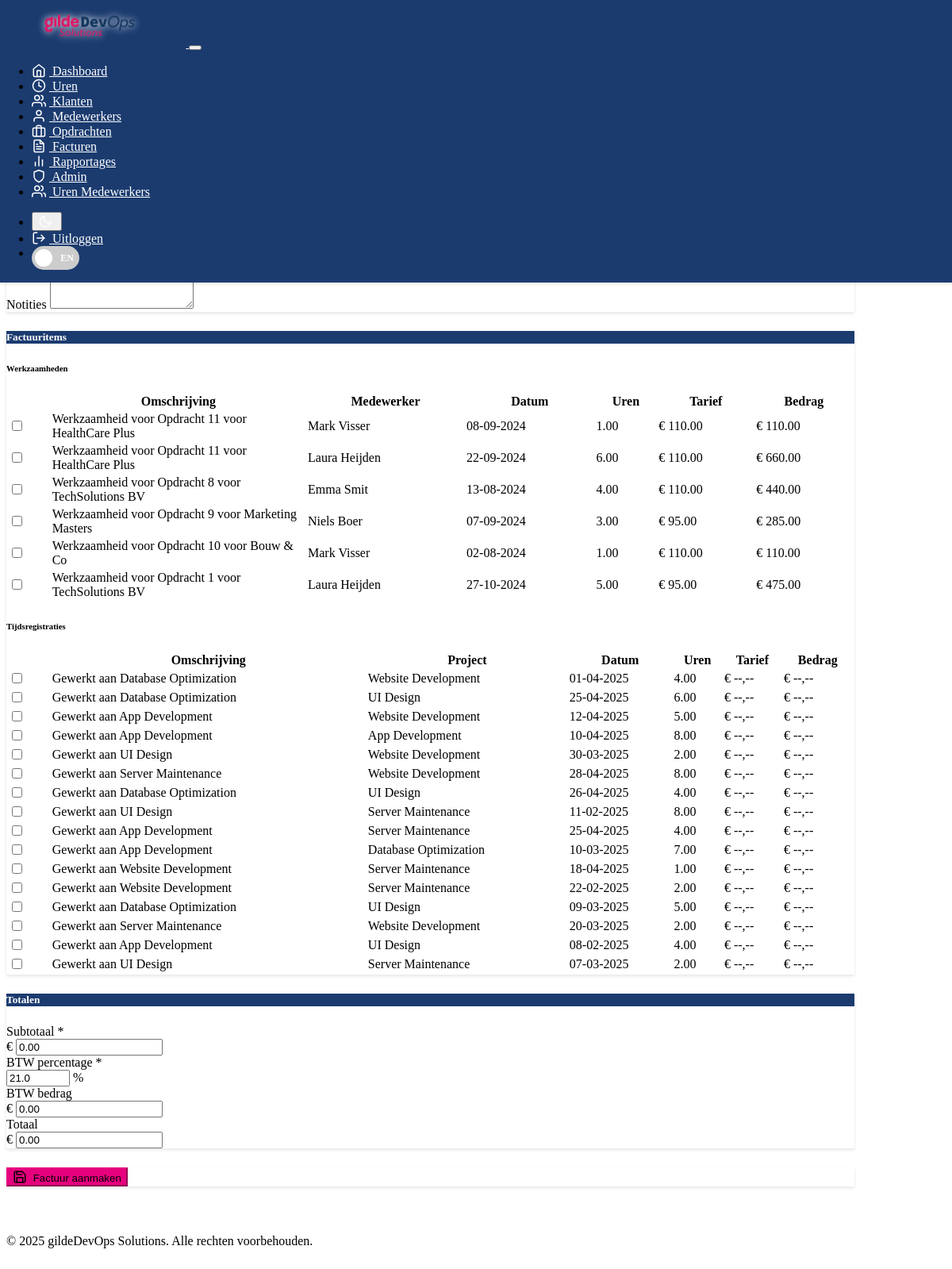
Before: /factuur/nieuw (signed in) with the older database file.
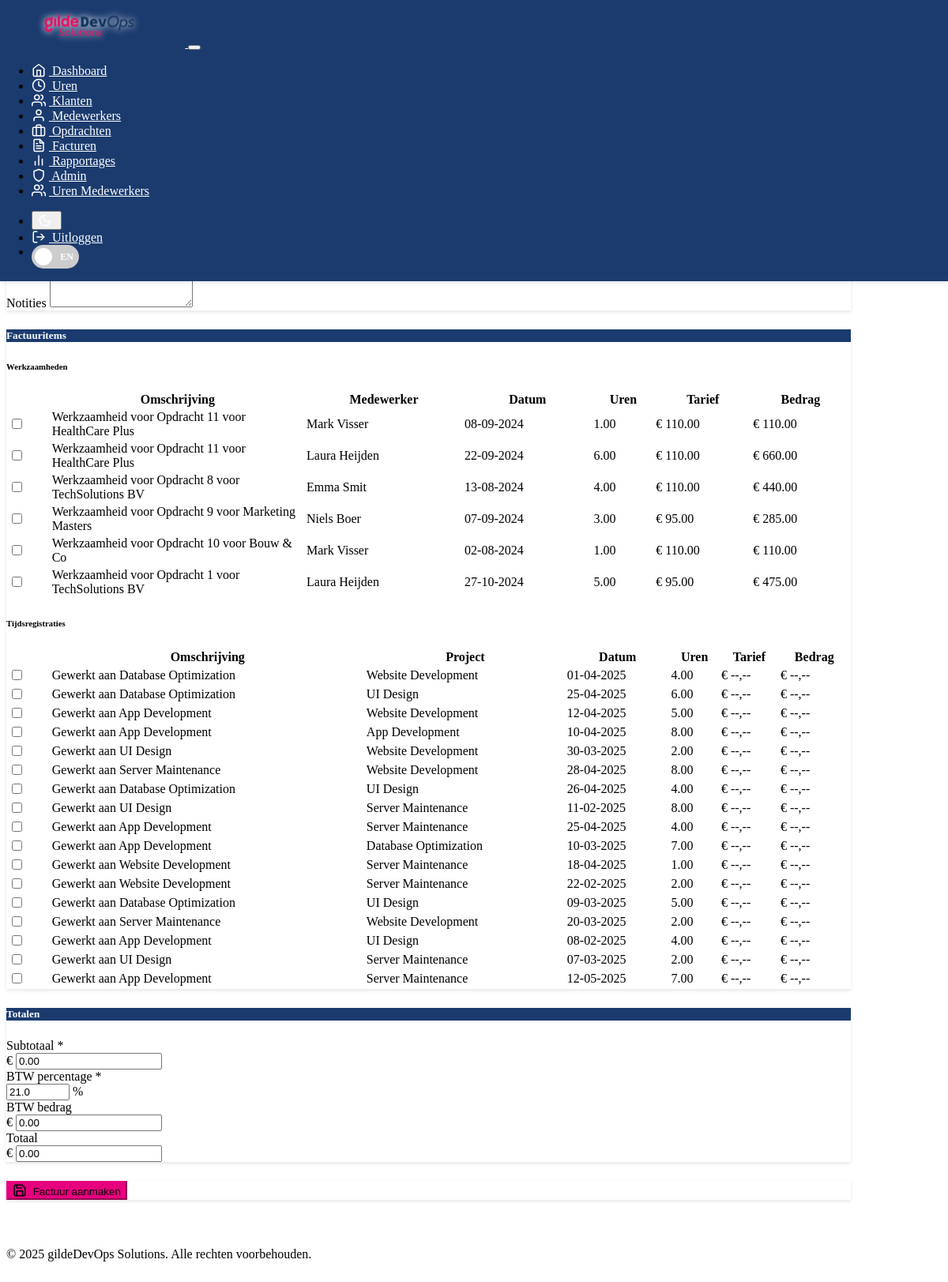
After: the same page with the newer database file.
### models.py (models this page shows, shortened)
class Werkzaamheid(db.Model):
    __tablename__ = 'werkzaamheid'
    id = db.Column(db.Integer, primary_key=True)
    medewerker_id = db.Column(db.Integer, db.ForeignKey('medewerker.id', ondelete='CASCADE'), nullable=False)
    opdracht_id = db.Column(db.Integer, db.ForeignKey('opdracht.id', ondelete='CASCADE'), nullable=False)
    aantal_uren = db.Column(db.Float, nullable=False)
    omschrijving = db.Column(db.Text, nullable=False)
    datum = db.Column(db.Date, nullable=False, default=datetime.utcnow)
    is_declarabel = db.Column(db.Boolean, default=True)  # Billable flag
    uurtarief_override = db.Column(db.Float, nullable=True)  # Override default rate if needed
    created_at = db.Column(db.DateTime, default=datetime.utcnow)
    factuur_id = db.Column(db.Integer, db.ForeignKey('factuur.id'), nullable=True)  # Link to invoice if billed
    __table_args__ = (
        Index('idx_werkzaamheid_medewerker', 'medewerker_id'),
        Index('idx_werkzaamheid_opdracht', 'opdracht_id'),
        Index('idx_werkzaamheid_datum', 'datum'),
        Index('idx_werkzaamheid_factuur', 'factuur_id'),
    )

class Medewerker(db.Model):
    __tablename__ = 'medewerker'
    id = db.Column(db.Integer, primary_key=True)
    voornaam = db.Column(db.String(50), nullable=False)
    tussenvoegsel = db.Column(db.String(20))
    achternaam = db.Column(db.String(50), nullable=False)
    geboortedatum = db.Column(db.Date, nullable=False)
    functie = db.Column(db.String(100))
    werkmail = db.Column(db.String(120), unique=True, nullable=False)
    kantoorruimte = db.Column(db.String(50))
    created_at = db.Column(db.DateTime, default=datetime.utcnow)
    werkzaamheden = db.relationship('Werkzaamheid', backref='medewerker', lazy=True)
    __table_args__ = (
        Index('idx_medewerker_werkmail', 'werkmail'),
        Index('idx_medewerker_naam', 'voornaam', 'achternaam'),
    )

class Opdracht(db.Model):
    __tablename__ = 'opdracht'
    id = db.Column(db.Integer, primary_key=True)
    klant_id = db.Column(db.Integer, db.ForeignKey('klant.id', ondelete='CASCADE'), nullable=False)
    titel = db.Column(db.String(200), nullable=False)
    omschrijving = db.Column(db.Text)
    aanvraagdatum = db.Column(db.Date, nullable=False, default=datetime.utcnow)
    benodigde_kennis = db.Column(db.String(500))
    deadline = db.Column(db.Date, nullable=True)
    status = db.Column(db.String(50), default='open')  # open, in-progress, completed, cancelled
    uurtarief = db.Column(db.Float, nullable=True)  # Hourly rate for this assignment
    created_at = db.Column(db.DateTime, default=datetime.utcnow)
    werkzaamheden = db.relationship('Werkzaamheid', backref='opdracht', lazy=True)
    facturen = db.relationship('Factuur', backref='opdracht', lazy=True)
    __table_args__ = (
        Index('idx_opdracht_klant', 'klant_id'),
        Index('idx_opdracht_datum', 'aanvraagdatum'),
        Index('idx_opdracht_status', 'status'),
    )

class TimeEntry(db.Model):
    __tablename__ = 'time_entry'
    id = db.Column(db.Integer, primary_key=True)
    date = db.Column(db.Date, nullable=False, default=datetime.utcnow)
    hours = db.Column(db.Float, nullable=False)
    description = db.Column(db.String(500), nullable=False)
    project = db.Column(db.String(100), nullable=False)
    user_id = db.Column(db.Integer, db.ForeignKey('user.id', ondelete='CASCADE'), nullable=False)
    created_at = db.Column(db.DateTime, default=datetime.utcnow)
    is_billable = db.Column(db.Boolean, default=True)
    hourly_rate = db.Column(db.Float, nullable=True)  # For custom rates
    invoice_id = db.Column(db.Integer, db.ForeignKey('factuur.id'), nullable=True)  # Link to invoice if billed
    __table_args__ = (
        Index('idx_time_entry_user_date', 'user_id', 'date'),
        Index('idx_time_entry_project', 'project'),
        Index('idx_time_entry_invoice', 'invoice_id'),
    )

### routes_invoices.py (the view, shortened to what this page needs)
@app.route('/factuur/nieuw', methods=['GET', 'POST'])
@login_required
@invoice_creation_required
def nieuwe_factuur():
    klanten = Klant.query.filter_by(status='actief').order_by(Klant.bedrijfsnaam).all()
    opdrachten = Opdracht.query.filter_by(status='open').order_by(Opdracht.aanvraagdatum.desc()).all()
    unbilled_werkzaamheden = Werkzaamheid.query.filter_by(factuur_id=None, is_declarabel=True).all()
    unbilled_time_entries = TimeEntry.query.filter_by(invoice_id=None, is_billable=True).all()
    return render_template(
        'factuur_form.html',
        klanten=klanten,
        opdrachten=opdrachten,
        werkzaamheden=unbilled_werkzaamheden,
        time_entries=unbilled_time_entries,
        factuur=None,
        today=datetime.now().date()
    )

### app.py (called while the page is built)
    @app.context_processor
    def inject_role_enum():
        return {'RoleEnum': RoleEnum}

### auth_helpers.py (called while the page is built)
def invoice_creation_required(f):
    @wraps(f)
    def decorated_function(*args, **kwargs):
        if not current_user.is_authenticated:
            flash('Je moet ingelogd zijn om deze pagina te bekijken.', 'warning')
            return redirect(url_for('login'))
        if not current_user.can_create_invoices():
            flash('Je hebt geen toegang tot deze pagina.', 'danger')
            return redirect(url_for('dashboard'))
        return f(*args, **kwargs)
    return decorated_function

### models.py (called while the page is built)
    def has_role(self, role_name):
        if self.role:
            return self.role.name == role_name
        return False

    def can_create_invoices(self):
        if self.role:
            return self.role.name in [RoleEnum.VERKOOP, RoleEnum.AFDELINGSHOOFD, RoleEnum.ADMIN]
        return False

    def get_fullname(self):
        if self.tussenvoegsel:
            return f"{self.voornaam} {self.tussenvoegsel} {self.achternaam}"
        return f"{self.voornaam} {self.achternaam}"

### routes.py (called while the page is built)
@login_manager.user_loader
def load_user(user_id):
    return User.query.get(int(user_id))

### templates/factuur_form.html (shortened to what the changed rows need)
{% extends "base.html" %}
{% block content %}
<div class="container">
    <div class="d-flex justify-content-between align-items-center mb-4 flex-wrap">
        <h1 class="h2 mb-2 mb-md-0">
        </h1>
    </div>
    <form method="POST" id="factuurForm" class="needs-validation" novalidate>
        <div class="row">
            <div class="col-lg-8 col-md-12">
                <div class="card shadow mb-4">
                    <div class="card-body">
                        <div class="mb-4">
                            <div class="table-responsive">
                                <table class="table table-sm table-hover" id="werkzaamhedenTable">
                                    <thead>
                                        <tr>
                                            <th width="5%"></th>
                                            <th><span data-translate="Omschrijving">Omschrijving</span></th>
                                            <th class="d-none d-md-table-cell"><span data-translate="Medewerker">Medewerker</span></th>
                                            <th><span data-translate="Datum">Datum</span></th>
                                            <th class="text-end"><span data-translate="Uren">Uren</span></th>
                                            <th class="text-end d-none d-sm-table-cell"><span data-translate="Tarief">Tarief</span></th>
                                            <th class="text-end"><span data-translate="Bedrag">Bedrag</span></th>
                                        </tr>
                                    </thead>
                                    <tbody>
                                        {% for w in werkzaamheden %}
                                        <tr>
                                            <td>
                                                <div class="form-check">
                                                    <input class="form-check-input werkzaamheid-check" type="checkbox"
                                                           name="werkzaamheid_ids" value="{{ w.id }}" id="werkzaamheid_{{ w.id }}"
                                                           data-uren="{{ w.aantal_uren }}"
                                                           data-tarief="{{ w.uurtarief_override or w.opdracht.uurtarief or 0 }}">
                                                </div>
                                            </td>
                                            <td class="text-truncate" style="max-width: 150px;">{{ w.omschrijving }}</td>
                                            <td class="d-none d-md-table-cell">{{ w.medewerker.voornaam }} {{ w.medewerker.achternaam }}</td>
                                            <td>{{ w.datum.strftime('%d-%m-%Y') }}</td>
                                            <td class="text-end">{{ "%.2f"|format(w.aantal_uren) }}</td>
                                            <td class="text-end d-none d-sm-table-cell">
                                                {% if w.uurtarief_override %}
                                                € {{ "%.2f"|format(w.uurtarief_override) }}
                                                {% elif w.opdracht.uurtarief %}
                                                € {{ "%.2f"|format(w.opdracht.uurtarief) }}
                                                {% else %}
                                                € --,--
                                                {% endif %}
                                            </td>
                                            <td class="text-end">
                                                {% if w.uurtarief_override %}
                                                € {{ "%.2f"|format(w.aantal_uren * w.uurtarief_override) }}
                                                {% elif w.opdracht.uurtarief %}
                                                € {{ "%.2f"|format(w.aantal_uren * w.opdracht.uurtarief) }}
                                                {% else %}
                                                € --,--
                                                {% endif %}
                                            </td>
                                        </tr>
                                        {% endfor %}
                                    </tbody>
                                </table>
                            </div>
                        </div>
                        <div>
                            <div class="table-responsive">
                                <table class="table table-sm table-hover" id="timeEntriesTable">
                                    <thead>
                                        <tr>
                                            <th width="5%"></th>
                                            <th><span data-translate="Omschrijving">Omschrijving</span></th>
                                            <th class="d-none d-md-table-cell"><span data-translate="Project">Project</span></th>
                                            <th><span data-translate="Datum">Datum</span></th>
                                            <th class="text-end"><span data-translate="Uren">Uren</span></th>
                                            <th class="text-end d-none d-sm-table-cell"><span data-translate="Tarief">Tarief</span></th>
                                            <th class="text-end"><span data-translate="Bedrag">Bedrag</span></th>
                                        </tr>
                                    </thead>
                                    <tbody>
                                        {% for te in time_entries %}
                                        <tr>
                                            <td>
                                                <div class="form-check">
                                                    <input class="form-check-input time-entry-check" type="checkbox"
                                                           name="time_entry_ids" value="{{ te.id }}" id="time_entry_{{ te.id }}"
                                                           data-uren="{{ te.hours }}"
                                                           data-tarief="{{ te.hourly_rate or 0 }}">
                                                </div>
                                            </td>
                                            <td>{{ te.description }}</td>
                                            <td>{{ te.project }}</td>
                                            <td>{{ te.date.strftime('%d-%m-%Y') }}</td>
                                            <td class="text-end">{{ "%.2f"|format(te.hours) }}</td>
                                            <td class="text-end">
                                                {% if te.hourly_rate %}
                                                € {{ "%.2f"|format(te.hourly_rate) }}
                                                {% else %}
                                                € --,--
                                                {% endif %}
                                            </td>
                                            <td class="text-end">
                                                {% if te.hourly_rate %}
                                                € {{ "%.2f"|format(te.hours * te.hourly_rate) }}
                                                {% else %}
                                                € --,--
                                                {% endif %}
                                            </td>
                                        </tr>
                                        {% endfor %}
                                    </tbody>
                                </table>
                            </div>
                        </div>
                    </div>
                </div>
            </div>
        </div>
    </form>
</div>
{% endblock %}

Changed rows visible on the page:
added TimeEntry: description "Gewerkt aan App Development", project "Server Maintenance", date "12-05-2025", hours "7.00"
